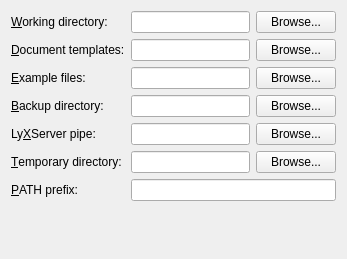
<ui version="4.0" >
 <class>PrefPathsUi</class>
 <widget class="QWidget" name="PrefPathsUi" >
  <property name="geometry" >
   <rect>
    <x>0</x>
    <y>0</y>
    <width>347</width>
    <height>259</height>
   </rect>
  </property>
  <property name="windowTitle" >
   <string/>
  </property>
  <layout class="QGridLayout" >
   <item row="0" column="0" >
    <widget class="QLabel" name="workingDirLA" >
     <property name="text" >
      <string>&amp;Working directory:</string>
     </property>
     <property name="buddy" >
      <cstring>workingDirED</cstring>
     </property>
    </widget>
   </item>
   <item row="0" column="1" >
    <widget class="QLineEdit" name="workingDirED" />
   </item>
   <item row="0" column="2" >
    <widget class="QPushButton" name="workingDirPB" >
     <property name="text" >
      <string>Browse...</string>
     </property>
     <property name="autoDefault" >
      <bool>false</bool>
     </property>
    </widget>
   </item>
   <item row="1" column="0" >
    <widget class="QLabel" name="templateDirLA" >
     <property name="text" >
      <string>&amp;Document templates:</string>
     </property>
     <property name="buddy" >
      <cstring>templateDirED</cstring>
     </property>
    </widget>
   </item>
   <item row="1" column="1" >
    <widget class="QLineEdit" name="templateDirED" />
   </item>
   <item row="1" column="2" >
    <widget class="QPushButton" name="templateDirPB" >
     <property name="text" >
      <string>Browse...</string>
     </property>
     <property name="autoDefault" >
      <bool>false</bool>
     </property>
    </widget>
   </item>
   <item row="2" column="0" >
    <widget class="QLabel" name="exampleDirLA" >
     <property name="text" >
      <string>&amp;Example files:</string>
     </property>
     <property name="buddy" >
      <cstring>templateDirED</cstring>
     </property>
    </widget>
   </item>
   <item row="2" column="1" >
    <widget class="QLineEdit" name="exampleDirED" />
   </item>
   <item row="2" column="2" >
    <widget class="QPushButton" name="exampleDirPB" >
     <property name="text" >
      <string>Browse...</string>
     </property>
     <property name="autoDefault" >
      <bool>false</bool>
     </property>
    </widget>
   </item>
   <item row="3" column="0" >
    <widget class="QLabel" name="backupDirLA" >
     <property name="text" >
      <string>&amp;Backup directory:</string>
     </property>
     <property name="buddy" >
      <cstring>backupDirED</cstring>
     </property>
    </widget>
   </item>
   <item row="3" column="1" >
    <widget class="QLineEdit" name="backupDirED" />
   </item>
   <item row="3" column="2" >
    <widget class="QPushButton" name="backupDirPB" >
     <property name="text" >
      <string>Browse...</string>
     </property>
     <property name="autoDefault" >
      <bool>false</bool>
     </property>
    </widget>
   </item>
   <item row="4" column="0" >
    <widget class="QLabel" name="lyxserverDirLA" >
     <property name="text" >
      <string>Ly&amp;XServer pipe:</string>
     </property>
     <property name="buddy" >
      <cstring>lyxserverDirED</cstring>
     </property>
    </widget>
   </item>
   <item row="4" column="1" >
    <widget class="QLineEdit" name="lyxserverDirED" />
   </item>
   <item row="4" column="2" >
    <widget class="QPushButton" name="lyxserverDirPB" >
     <property name="text" >
      <string>Browse...</string>
     </property>
     <property name="autoDefault" >
      <bool>false</bool>
     </property>
    </widget>
   </item>
   <item row="5" column="0" >
    <widget class="QLabel" name="tempDirLA" >
     <property name="text" >
      <string>&amp;Temporary directory:</string>
     </property>
     <property name="buddy" >
      <cstring>tempDirED</cstring>
     </property>
    </widget>
   </item>
   <item row="5" column="1" >
    <widget class="QLineEdit" name="tempDirED" />
   </item>
   <item row="5" column="2" >
    <widget class="QPushButton" name="tempDirPB" >
     <property name="text" >
      <string>Browse...</string>
     </property>
     <property name="autoDefault" >
      <bool>false</bool>
     </property>
    </widget>
   </item>
   <item row="6" column="0" >
    <widget class="QLabel" name="pathPrefixLA" >
     <property name="text" >
      <string>&amp;PATH prefix:</string>
     </property>
     <property name="buddy" >
      <cstring>pathPrefixED</cstring>
     </property>
    </widget>
   </item>
   <item row="6" column="1" colspan="2" >
    <widget class="QLineEdit" name="pathPrefixED" />
   </item>
   <item row="7" column="0" colspan="3" >
    <spacer>
     <property name="orientation" >
      <enum>Qt::Vertical</enum>
     </property>
     <property name="sizeType" >
      <enum>QSizePolicy::Expanding</enum>
     </property>
     <property name="sizeHint" >
      <size>
       <width>20</width>
       <height>20</height>
      </size>
     </property>
    </spacer>
   </item>
  </layout>
 </widget>
 <tabstops>
  <tabstop>workingDirED</tabstop>
  <tabstop>workingDirPB</tabstop>
  <tabstop>templateDirED</tabstop>
  <tabstop>templateDirPB</tabstop>
  <tabstop>backupDirED</tabstop>
  <tabstop>backupDirPB</tabstop>
  <tabstop>lyxserverDirED</tabstop>
  <tabstop>lyxserverDirPB</tabstop>
  <tabstop>tempDirED</tabstop>
  <tabstop>tempDirPB</tabstop>
 </tabstops>
 <includes>
  <include location="local" >qt_helpers.h</include>
 </includes>
 <resources/>
 <connections/>
</ui>
